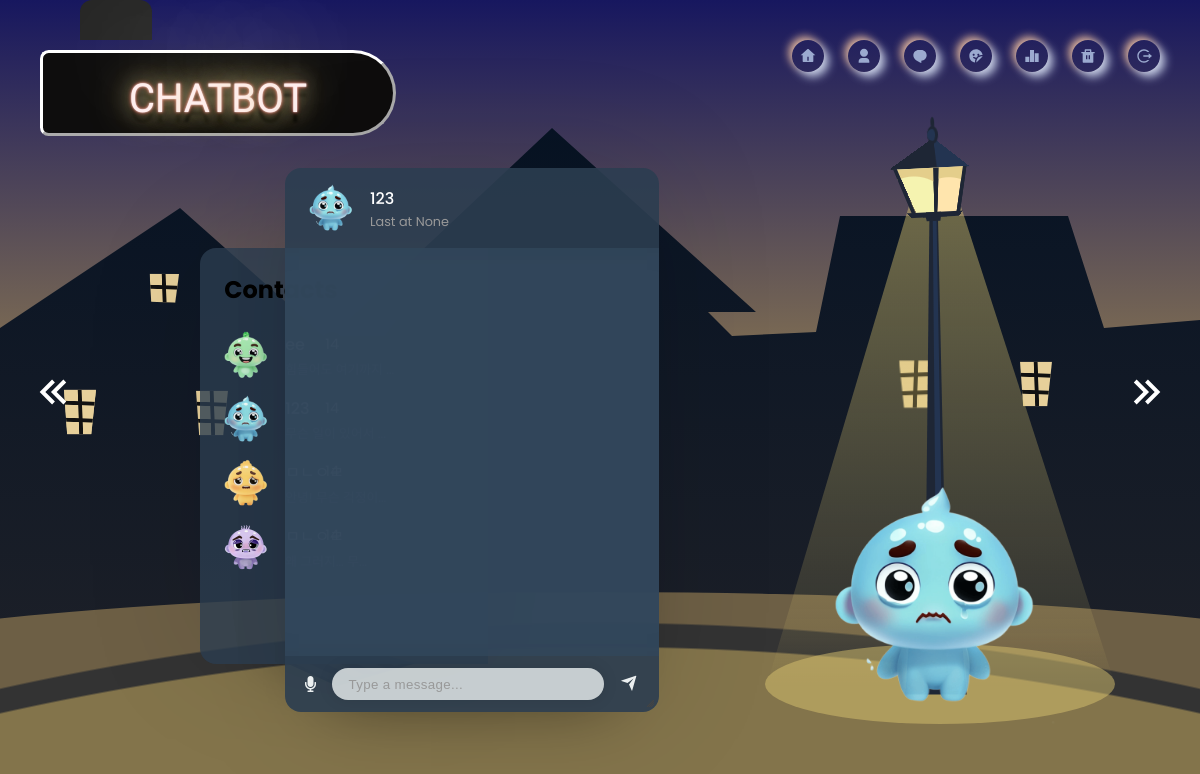
Before: /chatbot/23 (signed in) with the older database file.
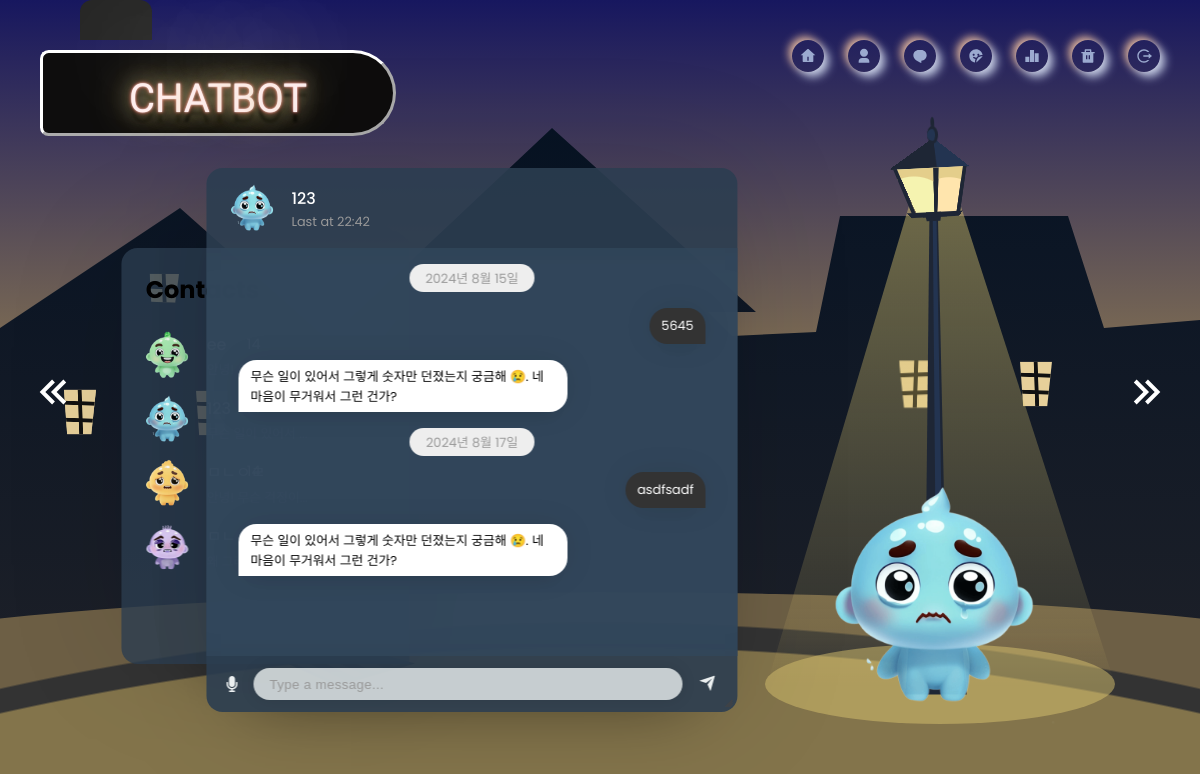
After: the same page with the newer database file.
### chatbot/models.py (models this page shows)
class ChatbotUserContent(models.Model):
    user = models.ForeignKey(User, on_delete=models.CASCADE)  # 유저 식별자
    userCharacter = models.ForeignKey(UserCharacter, on_delete=models.CASCADE)  # 유저가 생성한 캐릭터 식별자
    user_content = models.TextField()  # 사용자 대화
    time = models.DateTimeField(auto_now_add=True)  # 대화생성시간

class ChatbotAIContent(models.Model):
    user = models.ForeignKey(User, on_delete=models.CASCADE)  # 유저 식별자
    userCharacter = models.ForeignKey(UserCharacter, on_delete=models.CASCADE)  # 유저가 생성한 캐릭터 식별자
    ai_content = models.TextField()  # 인공지능 대화
    time = models.DateTimeField(auto_now_add=True)  # 대화생성시간

### chatbot/views.py (the view)
# urls.py: path('chatbot/<int:pk>', chatbot_content_list, name='chatbot_content_list'),  # pk는 캐릭터의 식별자임 챗봇의 식별자 아님!!
@login_required
def chatbot_content_list(request, pk):
    user = request.user
    try:
        character = UserCharacter.objects.get(id=pk, user=user)
    except ObjectDoesNotExist:
        return redirect('character:character_list')
    characters = UserCharacter.objects.filter(user=user, trash=False)
    ai_contents = ChatbotAIContent.objects.filter(user=user, userCharacter=character).order_by('time')
    user_contents = ChatbotUserContent.objects.filter(user=user, userCharacter=character).order_by('time')
    if not character.trash:
        all_contents = []
        for content in user_contents:
            all_contents.append({
                'type': 'user',
                'content': content.user_content,
                'time': content.time
            })
        for content in ai_contents:
            all_contents.append({
                'type': 'ai',
                'content': content.ai_content,
                'time': content.time
            })
        all_contents.sort(key=lambda x: x['time'])
        timezone = pytz.timezone('Asia/Seoul')
        if all_contents:
            last_time = all_contents[-1]['time']
            last_time_kst = last_time.astimezone(timezone)  # KST로 변환
            last_time_formatted = last_time_kst.strftime('%H:%M')  # 형식 지정
        else:
            last_time_formatted = None
        grouped_contents = []
        current_date = None
        for content in all_contents:
            message_date = content['time'].date()
            if current_date != message_date:
                current_date = message_date
                grouped_contents.append({'date': message_date, 'messages': []})
            grouped_contents[-1]['messages'].append(content)
        if grouped_contents and len(grouped_contents[-1]['messages']) > 0:
            last_messages = grouped_contents[-1]['messages'][-1]['content']
            messagesLast = last_messages[:10]
        else:
            messagesLast = []  # `grouped_contents`가 비어있거나 마지막 메시지가 없는 경우 빈 리스트
        first_item = UserCharacter.objects.filter(user=request.user, trash=False).first()
        context = {
            'grouped_contents': grouped_contents,
            'character': character,
            'characters': characters,
            'last_time': last_time_formatted,
            'messagesLast': messagesLast,
            'pk': pk,
            'first_item': first_item
        }
        return render(request, 'chatbot/chatbotContentList.html', context)
    else:
        return redirect('users:main')

### templates/chatbot/chatbotContentList.html (shortened to what the changed rows need)
{% load static %}
<!DOCTYPE html>
<html lang="en">
<head>
    <link rel="stylesheet" href="//code.jquery.com/ui/1.12.1/themes/base/jquery-ui.css">
    <link rel="stylesheet" href="https://cdnjs.cloudflare.com/ajax/libs/font-awesome/5.15.3/css/all.min.css"/>
    <link href="https://cdn.remixicon.com/releases/v1.2.2/remixicon.css" rel="stylesheet">
    <link rel="stylesheet" href="https://cdnjs.cloudflare.com/ajax/libs/jqueryui/1.12.1/jquery-ui.min.css">
    <link rel="stylesheet" href="{% static '/css/chatbot/icon.css' %}">
    <link rel="stylesheet" href="{% static '/css/chatbot/chatbotcall.css' %}">
    <link rel="stylesheet" href="{% static '/css/chatbot/chatbot.css' %}">
    <link rel="stylesheet" href="{% static '/css/chatbot/music.css' %}">
    <link rel="stylesheet" href="{% static '/css/chatbot/mochatbot.css' %}">
    <link rel="stylesheet" href="{% static '/css/chatbot/nav.css' %}">
    <link rel="stylesheet" href="{% static '/css/chatbot/lighthouse.css' %}">
    <link rel='stylesheet prefetch' href='https://code.ionicframework.com/ionicons/2.0.1/css/ionicons.min.css'>
    <link rel='stylesheet prefetch' href='https://cdnjs.cloudflare.com/ajax/libs/animate.css/3.2.3/animate.min.css'>
</head>
<body>
<div class="chat-content active" id="chat-content-0">
    <div class="chat-content-body-1">
        <div class="chat-buildings">
            <div class="chat-window"></div>
            <div class="chat-window"></div>
            <div class="chat-window"></div>
            <div class="chat-window"></div>
            <div class="chat-window"></div>
        </div>
        <div class="chat-center" id="chat-center">
            <div class="contacts" id="mobile-contacts">
                <h2>Contacts</h2>
            </div>
            <div class="chat" id="chat">
                <div class="contact bar">
                    {% if character.adminCharacter.emotion == '기쁨' %}
                        <div class="chat-pic joy"></div>
                        <div class="chat-name">{{ character.name }}</div>
                        <div class="seen" id="latest-time-{{ character.id }}">Last at {{ last_time }}</div>
                    {% elif character.adminCharacter.emotion == '분노' %}
                        <div class="chat-pic anger"></div>
                        <div class="chat-name">{{ character.name }}</div>
                        <div class="seen" id="latest-time-{{ character.id }}">Last at {{ last_time }} </div>
                    {% elif character.adminCharacter.emotion == '불안' %}
                        <div class="chat-pic anxiety"></div>
                        <div class="chat-name">{{ character.name }}</div>
                        <div class="seen" id="latest-time-{{ character.id }}">Last at {{ last_time }}</div>
                    {% elif character.adminCharacter.emotion == '슬픔' %}
                        <div class="chat-pic sad"></div>
                        <div class="chat-name">{{ character.name }}</div>
                        <div class="seen" id="latest-time-{{ character.id }}">Last at {{ last_time }}</div>
                    {% elif character.adminCharacter.emotion == '두려움' %}
                        <div class="chat-pic fear"></div>
                        <div class="chat-name">{{ character.name }}</div>
                        <div class="seen" id="latest-time-{{ character.id }}">Last at 12:56</div>
                    {% endif %}
                </div>
                <div id="messages" class="messages">
                    {% for group in grouped_contents %}
                        <div class="time">{{ group.date }}</div>
                        {% for content in group.messages %}
                            {% if content.type == 'user' %}
                                <div class="message parker">{{ content.content }}</div>
                            {% else %}
                                <div class="message stark">{{ content.content }}</div>
                            {% endif %}
                        {% endfor %}
                    {% endfor %}
                </div>
                <div class="input">
                    <div class="type-message-bottom">
                    </div>
                </div>
            </div>
        </div>
    </div>
</div>
</body>
</html>

Changed rows visible on the page:
added ChatbotUserContent: content "5645"
added ChatbotAIContent: content "무슨 일이 있어서 그렇게 숫자만 던졌는지 궁금해 😢. 네 마음이 무거워서 그런 건가?"
added ChatbotUserContent: content "asdfsadf"
added ChatbotAIContent: content "무슨 일이 있어서 그렇게 숫자만 던졌는지 궁금해 😢. 네 마음이 무거워서 그런 건가?"
Other visible differences:
{{ last_time }}: "None" → "22:42"
new list line: "2024년 8월 15일"
new list line: "2024년 8월 17일"
